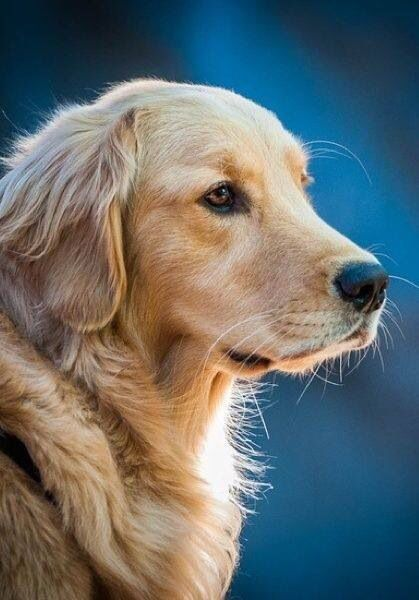
#> input picture img/dogy.jpg, 419 x 600 px; its folder holds 2 pictures in this run
$ python process.py
#> lines starting #> are read from the running program, lines starting #| are printed output that depends on the picture
import os, sys
from PIL import Image

img_folder = "img"
convert_folder = "converted"

for infile in os.listdir(img_folder):
    input_path = os.path.join(img_folder,infile)
    f,e = os.path.splitext(infile)
    output_path = os.path.join(convert_folder, f+".jpg")
    try:
        with Image.open(input_path) as im:
#> im is the input picture: PIL image 419x600 RGB; mean R, G, B 101.3, 109, 109.5
            im = im.convert("L")
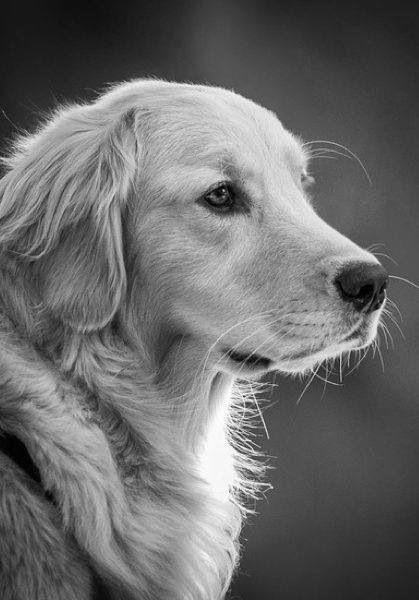
#> im: PIL image 419x600 L; min 0, max 255, mean 106.7
            im.save(output_path, "JPEG")
    except Exception as e:
        print(f"❌ Error converting {infile}: {e}")
#> pass 2 of the loop `for infile in os.listdir(img_folder):`:
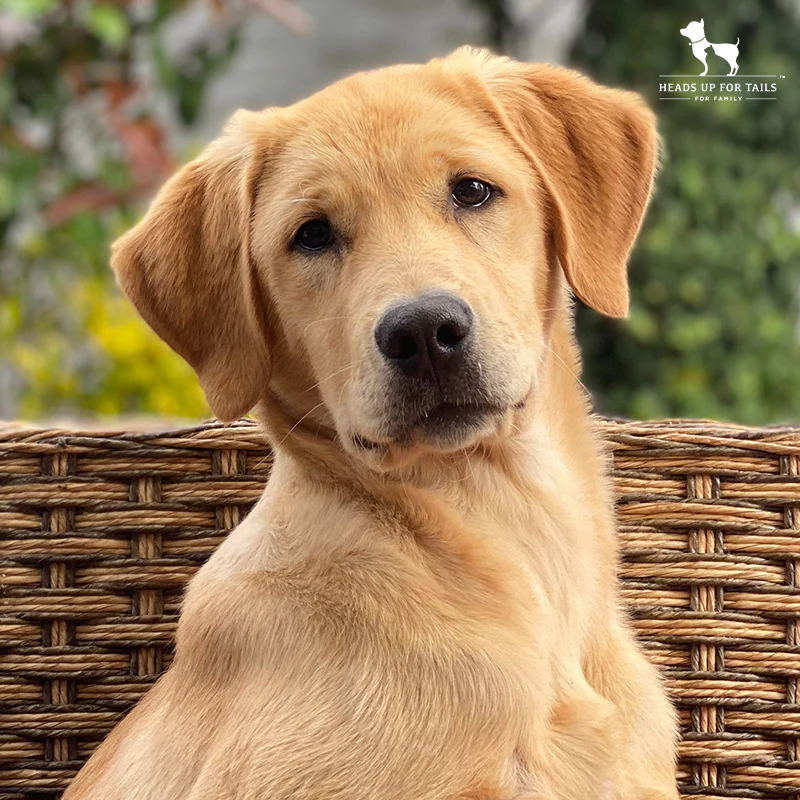
#> input picture img/goldy.png, 800 x 800 px
#> im is the input picture: PIL image 800x800 RGB; mean R, G, B 155.9, 127.9, 91.1
#> `im = im.convert("L")`:
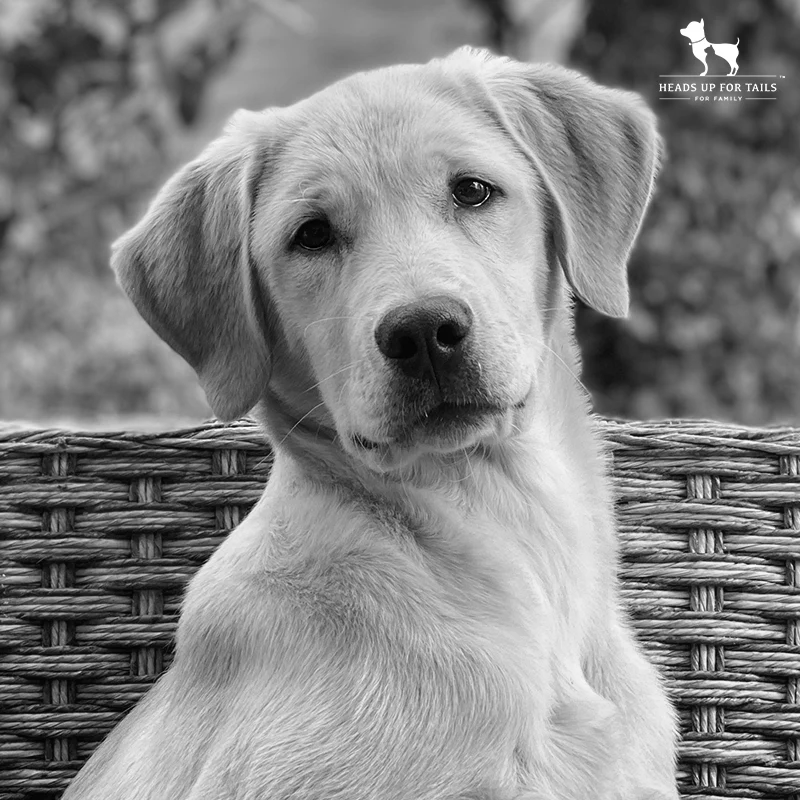
#> im: PIL image 800x800 L; min 0, max 255, mean 132.1

print("✅ All conversions complete!")
